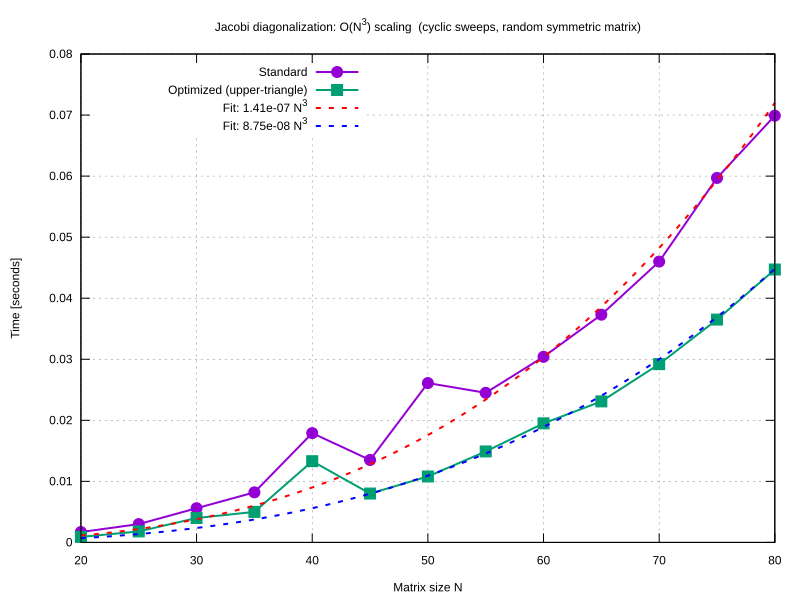

The gnuplot source for this figure:
set terminal svg enhanced size 800,600 background rgb "white"
set output "plot_times.svg"
set title "Jacobi diagonalization: O(N^3) scaling  (cyclic sweeps, random symmetric matrix)"
set xlabel "Matrix size N"
set ylabel "Time [seconds]"
set grid
set key top left

f(x) = a * x**3
g(x) = b * x**3
fit f(x) "out.times.data" using 1:2 via a
fit g(x) "out.times.data" using 1:3 via b

plot "out.times.data" using 1:2 with linespoints pt 7 ps 1.2 lw 2 title "Standard", \
     "out.times.data" using 1:3 with linespoints pt 5 ps 1.2 lw 2 title "Optimized (upper-triangle)", \
     f(x) with lines lw 2 lc rgb "red" dt 2 title sprintf("Fit: %.2e N^3", a), \
     g(x) with lines lw 2 lc rgb "blue" dt 2 title sprintf("Fit: %.2e N^3", b)
